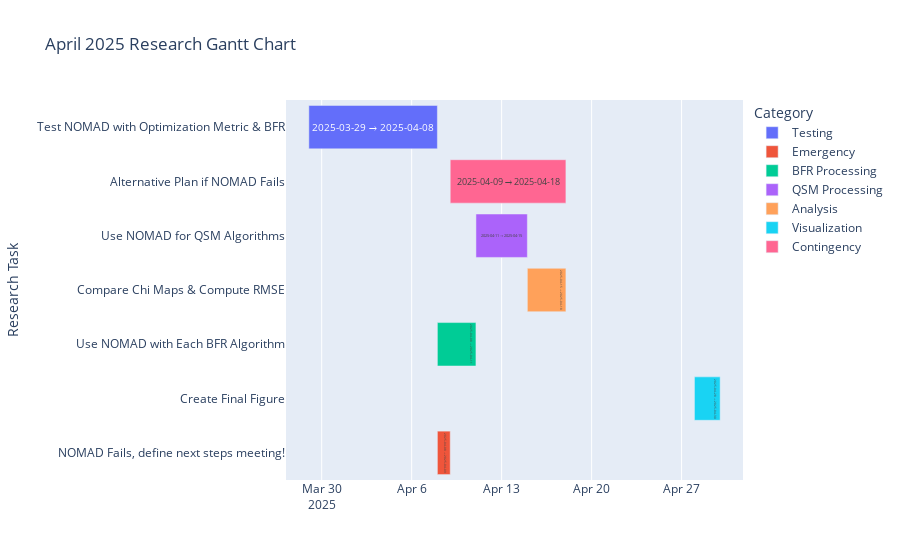

Here is the notebook cell this chart was saved with:
### Code cell
# Testing idea"? for plotting something inside the GANT bars
tasks = [
    {"Task": "Test NOMAD with Optimization Metric & BFR", "Start": "2025-03-29", "End": "2025-04-08", "Category": "Testing"},
    {"Task": "NOMAD Fails, define next steps meeting!", "Start": "2025-04-08", "End": "2025-04-09", "Category": "Emergency"},
    {"Task": "Use NOMAD with Each BFR Algorithm", "Start": "2025-04-08", "End": "2025-04-11", "Category": "BFR Processing", "Dependency": "Task 1"},
    {"Task": "Use NOMAD for QSM Algorithms", "Start": "2025-04-11", "End": "2025-04-15", "Category": "QSM Processing", "Dependency": "Task 1"},
    {"Task": "Compare Chi Maps & Compute RMSE", "Start": "2025-04-15", "End": "2025-04-18", "Category": "Analysis", "Dependency": "Task 2 & 3"},
    {"Task": "Create Final Figure", "Start": "2025-04-28", "End": "2025-04-30", "Category": "Visualization", "Dependency": "Task 4"},
    {"Task": "Alternative Plan if NOMAD Fails", "Start": "2025-04-09", "End": "2025-04-18", "Category": "Contingency", "Opacity": 0.3}  # Semi-transparent for differentiation
]

# Convert to DataFrame
df = pd.DataFrame(tasks)

# Create Gantt Chart
fig = px.timeline(df, x_start="Start", x_end="End", y="Task", color="Category",
                  title="April 2025 Research Gantt Chart",
                  labels={"Task": "Research Task", "Start": "Start Date", "End": "End Date"},
                  text=df.apply(lambda row: f"{row['Start']} → {row['End']}", axis=1))
fig.update_yaxes(categoryorder="total ascending")
fig.update_traces(textposition="inside")

# Adjust opacity for contingency task
fig.for_each_trace(lambda t: t.update(opacity=0.3) if "Alternative Plan if NOMAD Fails" in t.name else None)

fig.show()

### Figure 1 — Plotly figure (JSON) as saved in the notebook; plotly's stock layout.template omitted (floating-point values rounded to 4 significant figures)
{"data": [{"alignmentgroup": "True", "base": ["2025-03-29"], "hovertemplate": "Category=Testing<br>Start Date=%{base}<br>End Date=%{x}<br>Research Task=%{y}<br>text=%{text}<extra></extra>", "legendgroup": "Testing", "marker": {"color": "#636efa", "pattern": {"shape": ""}}, "name": "Testing", "offsetgroup": "Testing", "orientation": "h", "showlegend": true, "text": ["2025-03-29 → 2025-04-08"], "textposition": "inside", "type": "bar", "x": [864000000], "xaxis": "x", "y": ["Test NOMAD with Optimization Metric & BFR"], "yaxis": "y"}, {"alignmentgroup": "True", "base": ["2025-04-08"], "hovertemplate": "Category=Emergency<br>Start Date=%{base}<br>End Date=%{x}<br>Research Task=%{y}<br>text=%{text}<extra></extra>", "legendgroup": "Emergency", "marker": {"color": "#EF553B", "pattern": {"shape": ""}}, "name": "Emergency", "offsetgroup": "Emergency", "orientation": "h", "showlegend": true, "text": ["2025-04-08 → 2025-04-09"], "textposition": "inside", "type": "bar", "x": [86400000], "xaxis": "x", "y": ["NOMAD Fails, define next steps meeting!"], "yaxis": "y"}, {"alignmentgroup": "True", "base": ["2025-04-08"], "hovertemplate": "Category=BFR Processing<br>Start Date=%{base}<br>End Date=%{x}<br>Research Task=%{y}<br>text=%{text}<extra></extra>", "legendgroup": "BFR Processing", "marker": {"color": "#00cc96", "pattern": {"shape": ""}}, "name": "BFR Processing", "offsetgroup": "BFR Processing", "orientation": "h", "showlegend": true, "text": ["2025-04-08 → 2025-04-11"], "textposition": "inside", "type": "bar", "x": [259200000], "xaxis": "x", "y": ["Use NOMAD with Each BFR Algorithm"], "yaxis": "y"}, {"alignmentgroup": "True", "base": ["2025-04-11"], "hovertemplate": "Category=QSM Processing<br>Start Date=%{base}<br>End Date=%{x}<br>Research Task=%{y}<br>text=%{text}<extra></extra>", "legendgroup": "QSM Processing", "marker": {"color": "#ab63fa", "pattern": {"shape": ""}}, "name": "QSM Processing", "offsetgroup": "QSM Processing", "orientation": "h", "showlegend": true, "text": ["2025-04-11 → 2025-04-15"], "textposition": "inside", "type": "bar", "x": [345600000], "xaxis": "x", "y": ["Use NOMAD for QSM Algorithms"], "yaxis": "y"}, {"alignmentgroup": "True", "base": ["2025-04-15"], "hovertemplate": "Category=Analysis<br>Start Date=%{base}<br>End Date=%{x}<br>Research Task=%{y}<br>text=%{text}<extra></extra>", "legendgroup": "Analysis", "marker": {"color": "#FFA15A", "pattern": {"shape": ""}}, "name": "Analysis", "offsetgroup": "Analysis", "orientation": "h", "showlegend": true, "text": ["2025-04-15 → 2025-04-18"], "textposition": "inside", "type": "bar", "x": [259200000], "xaxis": "x", "y": ["Compare Chi Maps & Compute RMSE"], "yaxis": "y"}, {"alignmentgroup": "True", "base": ["2025-04-28"], "hovertemplate": "Category=Visualization<br>Start Date=%{base}<br>End Date=%{x}<br>Research Task=%{y}<br>text=%{text}<extra></extra>", "legendgroup": "Visualization", "marker": {"color": "#19d3f3", "pattern": {"shape": ""}}, "name": "Visualization", "offsetgroup": "Visualization", "orientation": "h", "showlegend": true, "text": ["2025-04-28 → 2025-04-30"], "textposition": "inside", "type": "bar", "x": [172800000], "xaxis": "x", "y": ["Create Final Figure"], "yaxis": "y"}, {"alignmentgroup": "True", "base": ["2025-04-09"], "hovertemplate": "Category=Contingency<br>Start Date=%{base}<br>End Date=%{x}<br>Research Task=%{y}<br>text=%{text}<extra></extra>", "legendgroup": "Contingency", "marker": {"color": "#FF6692", "pattern": {"shape": ""}}, "name": "Contingency", "offsetgroup": "Contingency", "orientation": "h", "showlegend": true, "text": ["2025-04-09 → 2025-04-18"], "textposition": "inside", "type": "bar", "x": [777600000], "xaxis": "x", "y": ["Alternative Plan if NOMAD Fails"], "yaxis": "y"}], "layout": {"barmode": "overlay", "legend": {"title": {"text": "Category"}, "tracegroupgap": 0}, "title": {"text": "April 2025 Research Gantt Chart"}, "xaxis": {"anchor": "y", "domain": [0, 1], "type": "date"}, "yaxis": {"anchor": "x", "categoryorder": "total ascending", "domain": [0, 1], "title": {"text": "Research Task"}}}}
